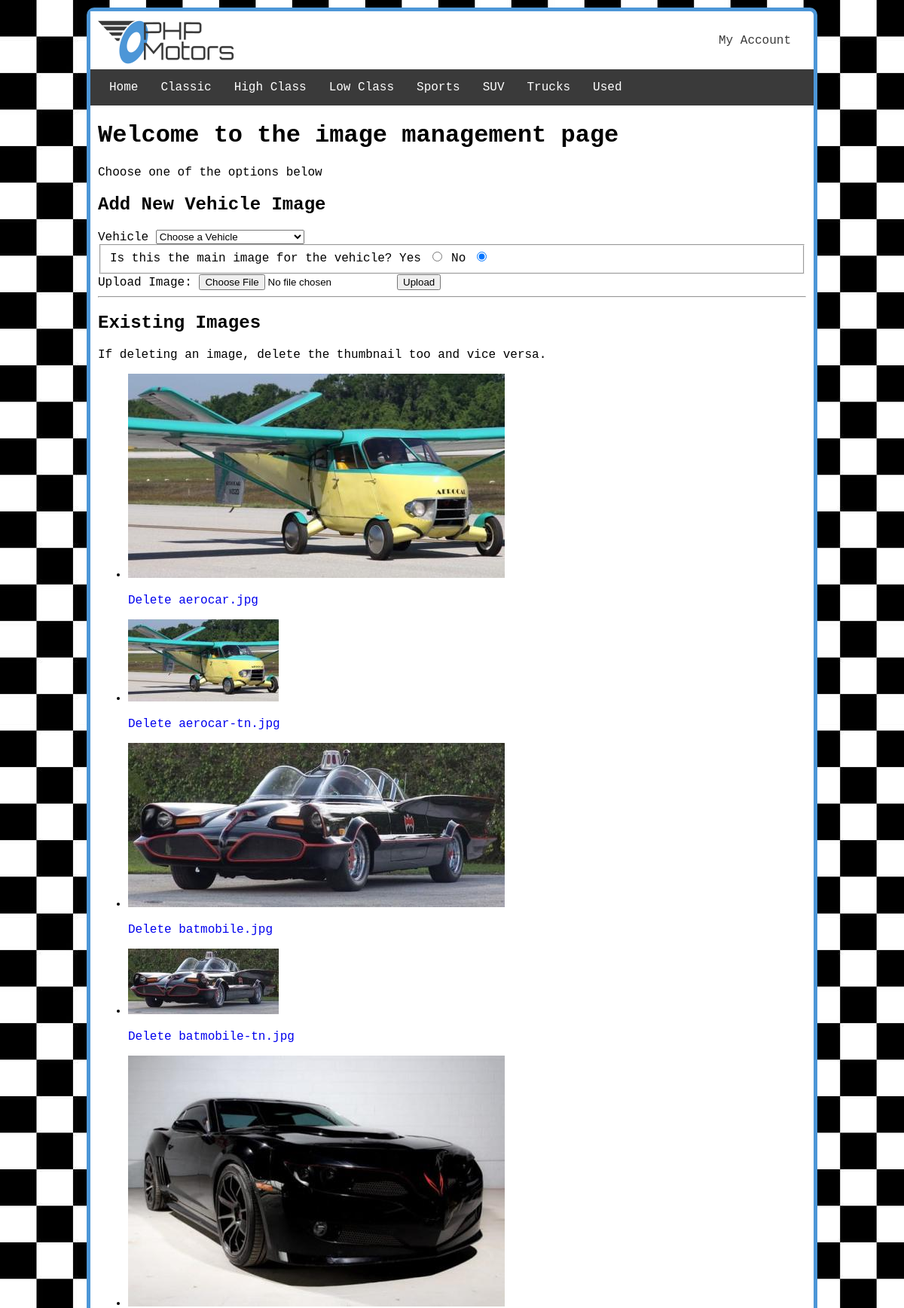
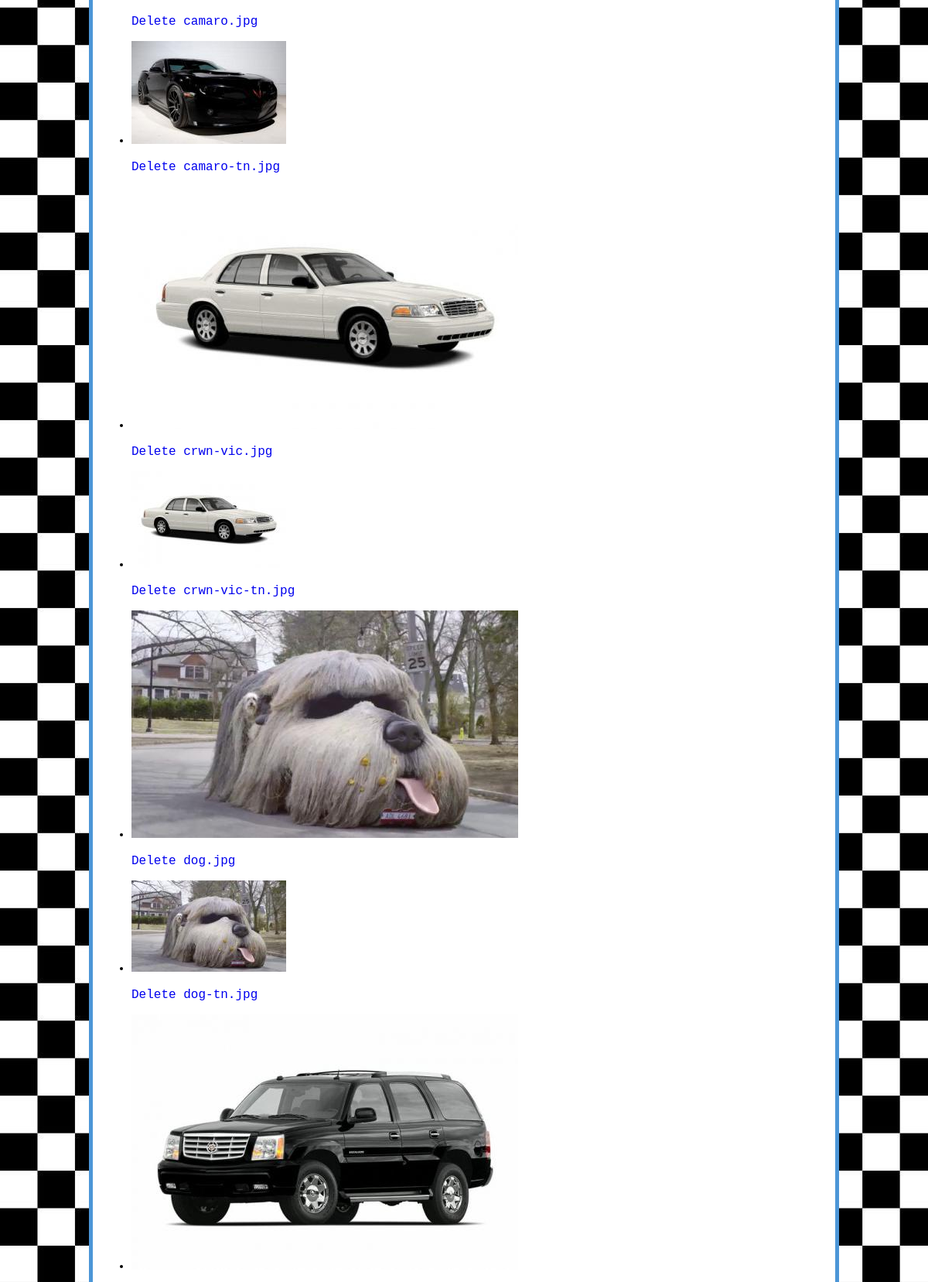
Page /uploads/index.php (upper part) on the committed database (2 pictures, top to bottom).
### tables this page shows
CREATE TABLE IF NOT EXISTS `carclassification` (
  `classificationId` int(11) NOT NULL AUTO_INCREMENT,
  `classificationName` varchar(30) NOT NULL,
  PRIMARY KEY (`classificationId`)
);

CREATE TABLE IF NOT EXISTS `images` (
  `imgId` int(11) NOT NULL AUTO_INCREMENT,
  `invId` int(11) NOT NULL,
  `imgName` varchar(100) NOT NULL,
  `imgPath` varchar(150) NOT NULL,
  `imgDate` timestamp NOT NULL DEFAULT current_timestamp(),
  `imgPrimary` tinyint(1) NOT NULL DEFAULT 0,
  PRIMARY KEY (`imgId`),
  KEY `FK__inventory` (`invId`)
);

### model/main-model.php (called while the page is built, shortened)
<?php
function getClassifications()
{
    $db = phpmotorsConnect();
    $sql = 'SELECT classificationName FROM carclassification ORDER BY classificationName ASC';
    $stmt = $db->prepare($sql);
    $stmt->execute();
    $classifications = $stmt->fetchAll();
    return $classifications;
}

### model/uploads-model.php (called while the page is built, shortened)
<?php
function getImages()
{
    $db = phpmotorsConnect();
    $sql = 'SELECT imgId, imgPath, imgName, imgDate, inventory.invId, invMake, invModel FROM images JOIN inventory ON images.invId = inventory.invId';
    $stmt = $db->prepare($sql);
    $stmt->execute();
    $imageArray = $stmt->fetchAll(PDO::FETCH_ASSOC);
    return $imageArray;
}

### library/functions.php (the view, shortened to what this page needs)
<?php
function buildNavigation($carclassifications)
{
    $navList = "<a href='/phpmotors/' class='nav-item' title='View the PHP Motors home page'>Home</a>";
    foreach ($carclassifications as $classification) {
        $navList .= "<a class='nav-item' href='/phpmotors/vehicles/?action=classification&classificationName=" . urlencode($classification['classificationName']) . "' title='View our $classification[classificationName] product line'>$classification[classificationName]</a>";
    }
    return $navList;
}
function buildImageDisplay($imageArray)
{
    $id = '<ul id="image-display">';
    foreach ($imageArray as $image) {
        $id .= '<li>';
        $id .= "<img src='$image[imgPath]' title='$image[invMake] $image[invModel] image on PHP Motors.com' alt='$image[invMake] $image[invModel] image on PHP Motors.com'>";
        $id .= "<p><a href='/phpmotors/uploads?action=delete&imgId=$image[imgId]&filename=$image[imgName]' title='Delete the image'>Delete $image[imgName]</a></p>";
        $id .= '</li>';
    }
    $id .= '</ul>';
    return $id;
}
function buildVehiclesSelect($vehicles)
{
    $prodList = '<select name="invId" id="invId">';
    $prodList .= "<option>Choose a Vehicle</option>";
    foreach ($vehicles as $vehicle) {
        $prodList .= "<option value='$vehicle[invId]'>$vehicle[invMake] $vehicle[invModel]</option>";
    }
    $prodList .= '</select>';
    return $prodList;
}

### assets/css/template.css (style rules this page uses)
body { font-family: 'Courier New', Courier, monospace; background-color: #fff; padding: 0; margin: 0; }
a { text-decoration: none; }
.nav-item { color: white; padding: 15px; }
@media screen and (min-width: 768px) { body { background: url('../images/site/small_check.jpg'); } }

### rows in the picture
carclassification: classificationName "Classic"
carclassification: classificationName "High Class"
carclassification: classificationName "Low Class"
carclassification: classificationName "Sports"
carclassification: classificationName "SUV"
carclassification: classificationName "Trucks"
carclassification: classificationName "Used"
images: imgPath (picture), imgName "aerocar.jpg"
images: imgPath (picture), imgName "aerocar-tn.jpg"
images: imgPath (picture), imgName "batmobile.jpg"
images: imgPath (picture), imgName "batmobile-tn.jpg"
images: imgPath (picture), imgName "camaro.jpg"
images: imgPath (picture), imgName "camaro-tn.jpg"
images: imgPath (picture), imgName "crwn-vic.jpg"
images: imgPath (picture), imgName "crwn-vic-tn.jpg"
images: imgPath (picture), imgName "dog.jpg"
images: imgPath (picture), imgName "dog-tn.jpg"
images: imgPath (picture)
